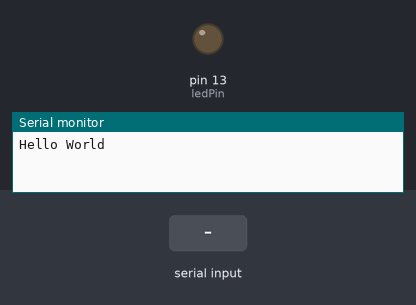
A sketch run on a simulated Arduino Uno, built with avr-gcc and run on an emulated ATmega328P. Parts: output pins drawn as LEDs (lit = HIGH), the last lines printed to the serial monitor. The test bench sets the inputs (shaded band).

Above: at 1.2 s.
1.3 s: "1" received over Serial
At 2.6 s:
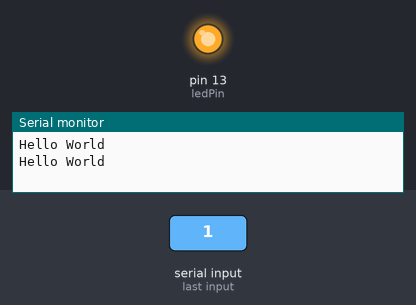
3.5 s: "0" received over Serial
At 5.3 s:
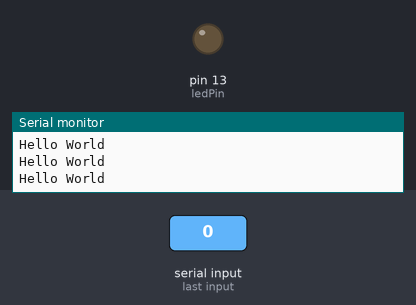
Timing chart, 0 to 6.8 s (numbered marks = the images above; inputs shaded):
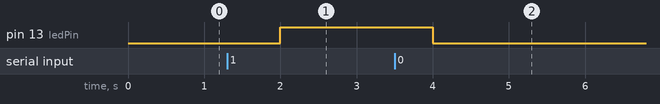

The sketch:

raspArdTest.ino
```cpp
const int ledPin = 13;


void setup()
{
  pinMode(ledPin, OUTPUT);
  Serial.begin(9600);
}
void loop()
{
  if (Serial.available()) {
    switch(Serial.read()){
      case '0':
        digitalWrite(ledPin, LOW);
        break;
      case '1':
        digitalWrite(ledPin, HIGH);
    }
  }
  Serial.println("Hello World");
  delay(2000);
}
```

Measured:
- after the input at 1.3 s, pin 13 (ledPin): LOW → HIGH after 0.70 s
- after the input at 3.5 s, pin 13 (ledPin): HIGH → LOW after 0.50 s
